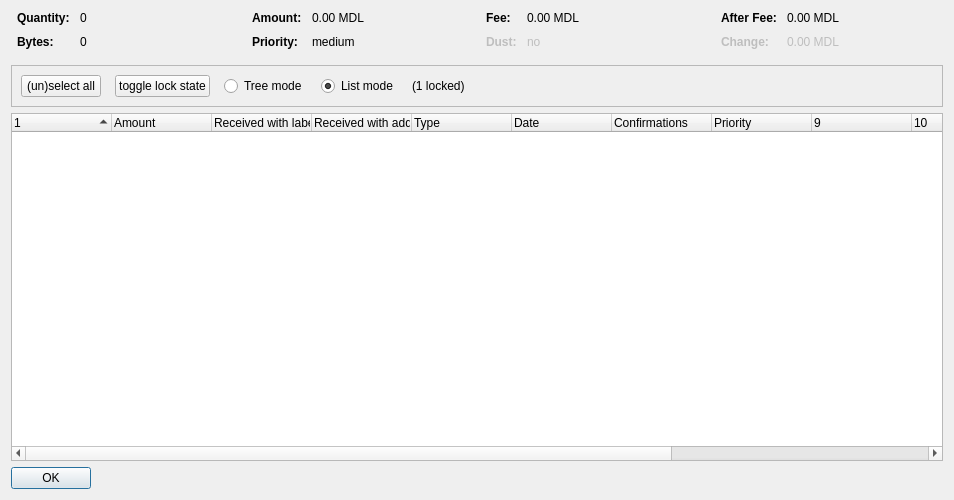
<?xml version="1.0" encoding="UTF-8"?>
<ui version="4.0">
 <class>CoinControlDialog</class>
 <widget class="QDialog" name="CoinControlDialog">
  <property name="geometry">
   <rect>
    <x>0</x>
    <y>0</y>
    <width>954</width>
    <height>500</height>
   </rect>
  </property>
  <property name="windowTitle">
   <string>Coin Selection</string>
  </property>
  <layout class="QVBoxLayout" name="verticalLayout">
   <item>
    <layout class="QHBoxLayout" name="horizontalLayoutTop" stretch="0,0,0,0">
     <property name="topMargin">
      <number>0</number>
     </property>
     <property name="bottomMargin">
      <number>10</number>
     </property>
     <item>
      <layout class="QFormLayout" name="formLayoutCoinControl1">
       <property name="horizontalSpacing">
        <number>10</number>
       </property>
       <property name="verticalSpacing">
        <number>10</number>
       </property>
       <property name="leftMargin">
        <number>6</number>
       </property>
       <property name="rightMargin">
        <number>6</number>
       </property>
       <item row="0" column="0">
        <widget class="QLabel" name="labelCoinControlQuantityText">
         <property name="font">
          <font>
           <weight>75</weight>
           <bold>true</bold>
          </font>
         </property>
         <property name="text">
          <string>Quantity:</string>
         </property>
        </widget>
       </item>
       <item row="0" column="1">
        <widget class="QLabel" name="labelCoinControlQuantity">
         <property name="cursor">
          <cursorShape>IBeamCursor</cursorShape>
         </property>
         <property name="contextMenuPolicy">
          <enum>Qt::ActionsContextMenu</enum>
         </property>
         <property name="text">
          <string notr="true">0</string>
         </property>
         <property name="textInteractionFlags">
          <set>Qt::LinksAccessibleByMouse|Qt::TextSelectableByKeyboard|Qt::TextSelectableByMouse</set>
         </property>
        </widget>
       </item>
       <item row="1" column="0">
        <widget class="QLabel" name="labelCoinControlBytesText">
         <property name="font">
          <font>
           <weight>75</weight>
           <bold>true</bold>
          </font>
         </property>
         <property name="text">
          <string>Bytes:</string>
         </property>
        </widget>
       </item>
       <item row="1" column="1">
        <widget class="QLabel" name="labelCoinControlBytes">
         <property name="cursor">
          <cursorShape>IBeamCursor</cursorShape>
         </property>
         <property name="contextMenuPolicy">
          <enum>Qt::ActionsContextMenu</enum>
         </property>
         <property name="text">
          <string notr="true">0</string>
         </property>
         <property name="textInteractionFlags">
          <set>Qt::LinksAccessibleByMouse|Qt::TextSelectableByKeyboard|Qt::TextSelectableByMouse</set>
         </property>
        </widget>
       </item>
      </layout>
     </item>
     <item>
      <layout class="QFormLayout" name="formLayoutCoinControl2">
       <property name="horizontalSpacing">
        <number>10</number>
       </property>
       <property name="verticalSpacing">
        <number>10</number>
       </property>
       <property name="leftMargin">
        <number>6</number>
       </property>
       <property name="rightMargin">
        <number>6</number>
       </property>
       <item row="0" column="0">
        <widget class="QLabel" name="labelCoinControlAmountText">
         <property name="font">
          <font>
           <weight>75</weight>
           <bold>true</bold>
          </font>
         </property>
         <property name="text">
          <string>Amount:</string>
         </property>
        </widget>
       </item>
       <item row="0" column="1">
        <widget class="QLabel" name="labelCoinControlAmount">
         <property name="cursor">
          <cursorShape>IBeamCursor</cursorShape>
         </property>
         <property name="contextMenuPolicy">
          <enum>Qt::ActionsContextMenu</enum>
         </property>
         <property name="text">
          <string notr="true">0.00 MDL</string>
         </property>
         <property name="textInteractionFlags">
          <set>Qt::LinksAccessibleByMouse|Qt::TextSelectableByKeyboard|Qt::TextSelectableByMouse</set>
         </property>
        </widget>
       </item>
       <item row="1" column="0">
        <widget class="QLabel" name="labelCoinControlPriorityText">
         <property name="font">
          <font>
           <weight>75</weight>
           <bold>true</bold>
          </font>
         </property>
         <property name="text">
          <string>Priority:</string>
         </property>
        </widget>
       </item>
       <item row="1" column="1">
        <widget class="QLabel" name="labelCoinControlPriority">
         <property name="cursor">
          <cursorShape>IBeamCursor</cursorShape>
         </property>
         <property name="contextMenuPolicy">
          <enum>Qt::ActionsContextMenu</enum>
         </property>
         <property name="text">
          <string>medium</string>
         </property>
         <property name="textInteractionFlags">
          <set>Qt::LinksAccessibleByMouse|Qt::TextSelectableByKeyboard|Qt::TextSelectableByMouse</set>
         </property>
        </widget>
       </item>
      </layout>
     </item>
     <item>
      <layout class="QFormLayout" name="formLayoutCoinControl3">
       <property name="horizontalSpacing">
        <number>10</number>
       </property>
       <property name="verticalSpacing">
        <number>10</number>
       </property>
       <property name="leftMargin">
        <number>6</number>
       </property>
       <property name="rightMargin">
        <number>6</number>
       </property>
       <item row="0" column="0">
        <widget class="QLabel" name="labelCoinControlFeeText">
         <property name="font">
          <font>
           <weight>75</weight>
           <bold>true</bold>
          </font>
         </property>
         <property name="text">
          <string>Fee:</string>
         </property>
        </widget>
       </item>
       <item row="0" column="1">
        <widget class="QLabel" name="labelCoinControlFee">
         <property name="cursor">
          <cursorShape>IBeamCursor</cursorShape>
         </property>
         <property name="contextMenuPolicy">
          <enum>Qt::ActionsContextMenu</enum>
         </property>
         <property name="text">
          <string notr="true">0.00 MDL</string>
         </property>
         <property name="textInteractionFlags">
          <set>Qt::LinksAccessibleByMouse|Qt::TextSelectableByKeyboard|Qt::TextSelectableByMouse</set>
         </property>
        </widget>
       </item>
       <item row="1" column="0">
        <widget class="QLabel" name="labelCoinControlLowOutputText">
         <property name="enabled">
          <bool>false</bool>
         </property>
         <property name="font">
          <font>
           <weight>75</weight>
           <bold>true</bold>
          </font>
         </property>
         <property name="text">
          <string>Dust:</string>
         </property>
        </widget>
       </item>
       <item row="1" column="1">
        <widget class="QLabel" name="labelCoinControlLowOutput">
         <property name="enabled">
          <bool>false</bool>
         </property>
         <property name="cursor">
          <cursorShape>IBeamCursor</cursorShape>
         </property>
         <property name="contextMenuPolicy">
          <enum>Qt::ActionsContextMenu</enum>
         </property>
         <property name="text">
          <string>no</string>
         </property>
         <property name="textInteractionFlags">
          <set>Qt::LinksAccessibleByMouse|Qt::TextSelectableByKeyboard|Qt::TextSelectableByMouse</set>
         </property>
        </widget>
       </item>
      </layout>
     </item>
     <item>
      <layout class="QFormLayout" name="formLayoutCoinControl4">
       <property name="horizontalSpacing">
        <number>10</number>
       </property>
       <property name="verticalSpacing">
        <number>10</number>
       </property>
       <property name="leftMargin">
        <number>6</number>
       </property>
       <property name="rightMargin">
        <number>6</number>
       </property>
       <item row="0" column="0">
        <widget class="QLabel" name="labelCoinControlAfterFeeText">
         <property name="font">
          <font>
           <weight>75</weight>
           <bold>true</bold>
          </font>
         </property>
         <property name="text">
          <string>After Fee:</string>
         </property>
        </widget>
       </item>
       <item row="0" column="1">
        <widget class="QLabel" name="labelCoinControlAfterFee">
         <property name="cursor">
          <cursorShape>IBeamCursor</cursorShape>
         </property>
         <property name="contextMenuPolicy">
          <enum>Qt::ActionsContextMenu</enum>
         </property>
         <property name="text">
          <string notr="true">0.00 MDL</string>
         </property>
         <property name="textInteractionFlags">
          <set>Qt::LinksAccessibleByMouse|Qt::TextSelectableByKeyboard|Qt::TextSelectableByMouse</set>
         </property>
        </widget>
       </item>
       <item row="1" column="0">
        <widget class="QLabel" name="labelCoinControlChangeText">
         <property name="enabled">
          <bool>false</bool>
         </property>
         <property name="font">
          <font>
           <weight>75</weight>
           <bold>true</bold>
          </font>
         </property>
         <property name="text">
          <string>Change:</string>
         </property>
        </widget>
       </item>
       <item row="1" column="1">
        <widget class="QLabel" name="labelCoinControlChange">
         <property name="enabled">
          <bool>false</bool>
         </property>
         <property name="cursor">
          <cursorShape>IBeamCursor</cursorShape>
         </property>
         <property name="contextMenuPolicy">
          <enum>Qt::ActionsContextMenu</enum>
         </property>
         <property name="text">
          <string notr="true">0.00 MDL</string>
         </property>
         <property name="textInteractionFlags">
          <set>Qt::LinksAccessibleByMouse|Qt::TextSelectableByKeyboard|Qt::TextSelectableByMouse</set>
         </property>
        </widget>
       </item>
      </layout>
     </item>
    </layout>
   </item>
   <item>
    <widget class="QFrame" name="frame">
     <property name="minimumSize">
      <size>
       <width>0</width>
       <height>40</height>
      </size>
     </property>
     <property name="frameShape">
      <enum>QFrame::StyledPanel</enum>
     </property>
     <property name="frameShadow">
      <enum>QFrame::Sunken</enum>
     </property>
     <layout class="QHBoxLayout" name="horizontalLayout">
      <item>
       <layout class="QHBoxLayout" name="horizontalLayoutPanel" stretch="0,0,0,0,0,0">
        <property name="spacing">
         <number>14</number>
        </property>
        <item>
         <widget class="QPushButton" name="pushButtonSelectAll">
          <property name="sizePolicy">
           <sizepolicy hsizetype="Maximum" vsizetype="Fixed">
            <horstretch>0</horstretch>
            <verstretch>0</verstretch>
           </sizepolicy>
          </property>
          <property name="text">
           <string>(un)select all</string>
          </property>
          <property name="autoDefault">
           <bool>false</bool>
          </property>
         </widget>
        </item>
        <item>
         <widget class="QPushButton" name="pushButtonToggleLock">
          <property name="sizePolicy">
           <sizepolicy hsizetype="Maximum" vsizetype="Fixed">
            <horstretch>0</horstretch>
            <verstretch>0</verstretch>
           </sizepolicy>
          </property>
          <property name="text">
           <string>toggle lock state</string>
          </property>
          <property name="autoDefault">
           <bool>false</bool>
          </property>
         </widget>
        </item>
        <item>
         <widget class="QRadioButton" name="radioTreeMode">
          <property name="sizePolicy">
           <sizepolicy hsizetype="Maximum" vsizetype="Fixed">
            <horstretch>0</horstretch>
            <verstretch>0</verstretch>
           </sizepolicy>
          </property>
          <property name="text">
           <string>Tree mode</string>
          </property>
         </widget>
        </item>
        <item>
         <widget class="QRadioButton" name="radioListMode">
          <property name="sizePolicy">
           <sizepolicy hsizetype="Maximum" vsizetype="Fixed">
            <horstretch>0</horstretch>
            <verstretch>0</verstretch>
           </sizepolicy>
          </property>
          <property name="text">
           <string>List mode</string>
          </property>
          <property name="checked">
           <bool>true</bool>
          </property>
         </widget>
        </item>
        <item>
         <widget class="QLabel" name="labelLocked">
          <property name="text">
           <string>(1 locked)</string>
          </property>
         </widget>
        </item>
        <item>
         <spacer name="horizontalSpacer">
          <property name="orientation">
           <enum>Qt::Horizontal</enum>
          </property>
          <property name="sizeHint" stdset="0">
           <size>
            <width>40</width>
            <height>20</height>
           </size>
          </property>
         </spacer>
        </item>
       </layout>
      </item>
     </layout>
    </widget>
   </item>
   <item>
    <widget class="CoinControlTreeWidget" name="treeWidget">
     <property name="contextMenuPolicy">
      <enum>Qt::CustomContextMenu</enum>
     </property>
     <property name="sortingEnabled">
      <bool>false</bool>
     </property>
     <property name="columnCount">
      <number>13</number>
     </property>
     <attribute name="headerShowSortIndicator" stdset="0">
      <bool>true</bool>
     </attribute>
     <attribute name="headerStretchLastSection">
      <bool>false</bool>
     </attribute>
     <column>
      <property name="text">
       <string/>
      </property>
     </column>
     <column>
      <property name="text">
       <string>Amount</string>
      </property>
     </column>
     <column>
      <property name="text">
       <string>Received with label</string>
      </property>
     </column>
     <column>
      <property name="text">
       <string>Received with address</string>
      </property>
     </column>
     <column>
      <property name="text">
	<string>Type</string>
      </property>
     </column>
     <column>
      <property name="text">	 
       <string>Date</string>
      </property>
     </column>
     <column>
      <property name="text">
       <string>Confirmations</string>
      </property>
      <property name="toolTip">
       <string>Confirmed</string>
      </property>
     </column>
     <column>
      <property name="text">
       <string>Priority</string>
      </property>
     </column>
     <column>
      <property name="text">
       <string/>
      </property>
     </column>
     <column>
      <property name="text">
       <string/>
      </property>
     </column>
     <column>
      <property name="text">
       <string/>
      </property>
     </column>
     <column>
      <property name="text">
       <string/>
      </property>
     </column>
     <column>
      <property name="text">
       <string/>
      </property>
     </column>
    </widget>
   </item>
   <item>
    <widget class="QDialogButtonBox" name="buttonBox">
     <property name="sizePolicy">
      <sizepolicy hsizetype="Maximum" vsizetype="Fixed">
       <horstretch>0</horstretch>
       <verstretch>0</verstretch>
      </sizepolicy>
     </property>
     <property name="orientation">
      <enum>Qt::Horizontal</enum>
     </property>
     <property name="standardButtons">
      <set>QDialogButtonBox::Ok</set>
     </property>
    </widget>
   </item>
  </layout>
 </widget>
 <customwidgets>
  <customwidget>
   <class>CoinControlTreeWidget</class>
   <extends>QTreeWidget</extends>
   <header>coincontroltreewidget.h</header>
  </customwidget>
 </customwidgets>
 <resources/>
 <connections/>
</ui>
